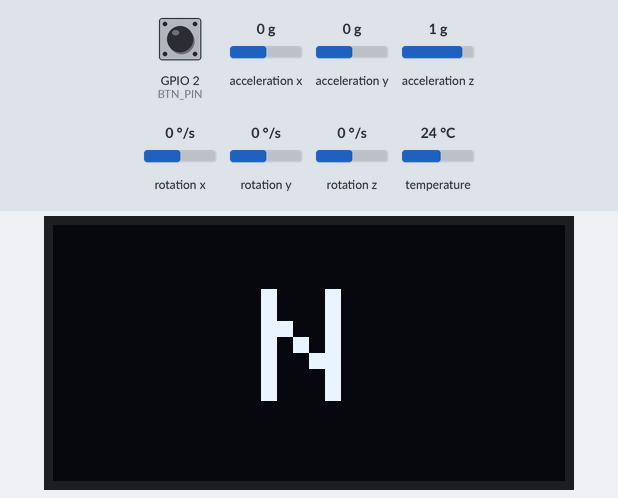
Recording of a sketch running on a simulated ESP32. Parts: 128×64 one-colour display. The test bench sets the inputs (shaded band); at power-on: acceleration y 0 g, GPIO 2 (BTN_PIN) HIGH, acceleration x 0 g, acceleration z 1 g, rotation x 0 °/s, rotation y 0 °/s, rotation z 0 °/s, temperature 24 °C. Random numbers use the default seed unless the sketch sets one.

Above: at 11.8 s.
11.9 s: acceleration y set to -1.4 g
At 13.3 s:
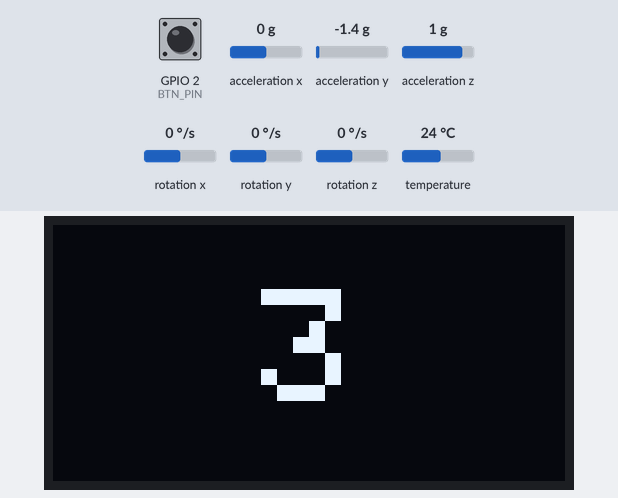
13.6 s: GPIO 2 (BTN_PIN) pulled LOW for 0.15 s
At 13.82 s:
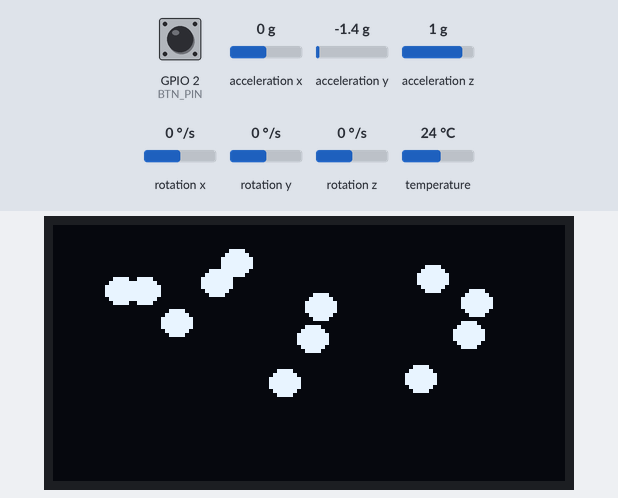
14.3 s: GPIO 2 (BTN_PIN) pulled LOW for 1 s
At 15.7 s:
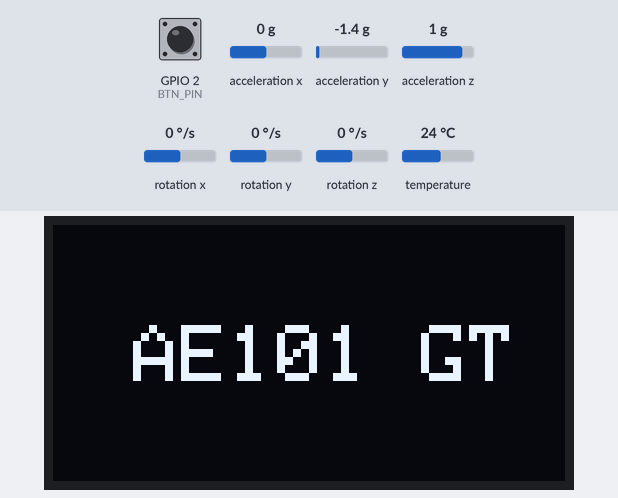
16.8 s: GPIO 2 (BTN_PIN) pulled LOW for 3.2 s
At 18.2 s:
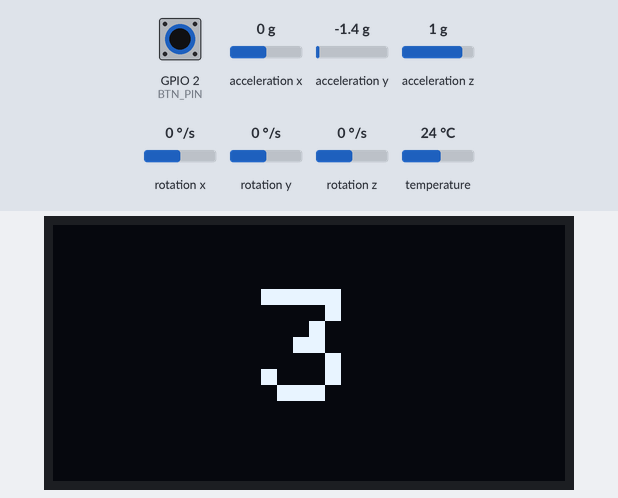
21.5 s: acceleration y set to 0.8 g
At 21.85 s:
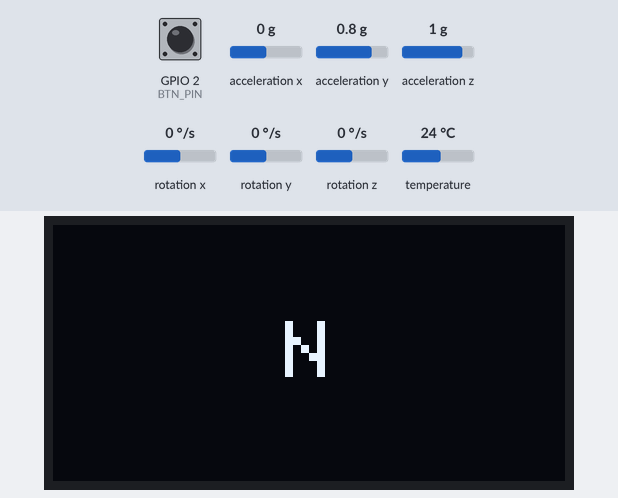
23.4 s: acceleration x set to -1.4 g
At 24.6 s:
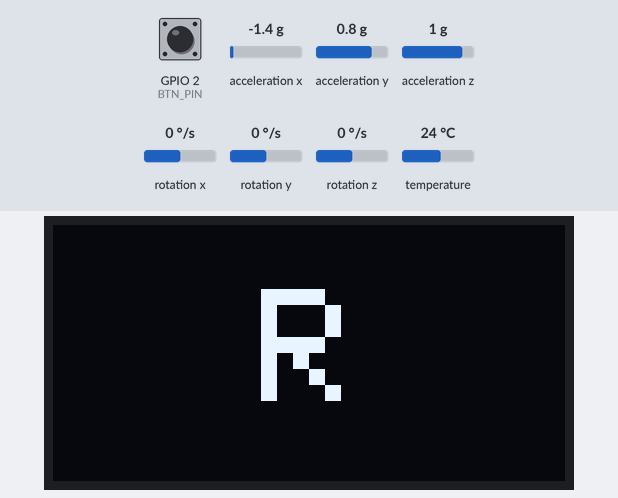
Timing chart, 0 to 26.0 s (numbered marks = the images above; inputs shaded):
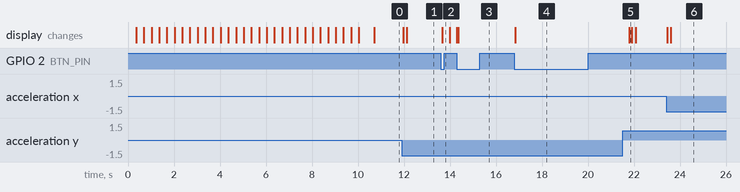

The sketch:

sketch_dec31c.ino
```cpp
#include <Wire.h>
#include <Adafruit_MPU6050.h>
#include <Adafruit_Sensor.h>
#include <Adafruit_GFX.h>
#include <Adafruit_SSD1306.h>

/* ---------------- CONFIG ---------------- */
#define SCREEN_WIDTH 128
#define SCREEN_HEIGHT 64
#define OLED_RESET   -1

#define SDA_PIN 4
#define SCL_PIN 5
#define BTN_PIN 2

#define FILTER_ALPHA 0.15f
#define NEUTRAL_DEADZONE 1.5

/* ---- FLUID TUNING ---- */
#define PARTICLE_COUNT 12
#define PARTICLE_FORCE 0.65
#define FLUID_DRAG     0.91
#define MAX_VEL        5.5

/* ---- GEAR TRANSITION ---- */
#define GEAR_ANIM_TIME 150

/* ---------------- OBJECTS ---------------- */
Adafruit_SSD1306 display(SCREEN_WIDTH, SCREEN_HEIGHT, &Wire, OLED_RESET);
Adafruit_MPU6050 mpu;

/* ---------------- MODES ---------------- */
enum Mode {
  MODE_SHIFTER,
  MODE_FLUID,
  MODE_LOGO
};
Mode currentMode = MODE_SHIFTER;

/* ---------------- STATE ---------------- */
float fax = 0, fay = 0;
float neutralX = 0, neutralY = 0;

bool lastBtn = HIGH;
unsigned long lastBtnTime = 0;

/* ---------------- GEAR ---------------- */
int currentGear = 0;
int lastGear = 0;
unsigned long gearAnimStart = 0;

/* ---------------- PARTICLES ---------------- */
struct Particle {
  float x, y;
  float vx, vy;
};
Particle particles[PARTICLE_COUNT];

float lastFax = 0, lastFay = 0;

/* ---------------- PROTOTYPES ---------------- */
void handleButton();
void autoCalibrateNeutral();
void updateGear();
void drawGearText();
void drawFluid();
void drawLogo();
void showIntro();

/* ---------------- SETUP ---------------- */
void setup() {
  pinMode(BTN_PIN, INPUT_PULLUP);
  Wire.begin(SDA_PIN, SCL_PIN);

  display.begin(SSD1306_SWITCHCAPVCC, 0x3C);
  display.setTextColor(SSD1306_WHITE);
  display.clearDisplay();
  display.display();

  showIntro();

  if (!mpu.begin()) while (1);

  mpu.setAccelerometerRange(MPU6050_RANGE_4_G);
  mpu.setFilterBandwidth(MPU6050_BAND_21_HZ);

  autoCalibrateNeutral();

  for (int i = 0; i < PARTICLE_COUNT; i++) {
    particles[i].x = random(15, SCREEN_WIDTH - 15);
    particles[i].y = random(15, SCREEN_HEIGHT - 15);
    particles[i].vx = 0;
    particles[i].vy = 0;
  }
}

/* ---------------- LOOP ---------------- */
void loop() {
  handleButton();

  sensors_event_t a,g,t;
  mpu.getEvent(&a,&g,&t);

  fax = fax * (1 - FILTER_ALPHA) + a.acceleration.x * FILTER_ALPHA;
  fay = fay * (1 - FILTER_ALPHA) + a.acceleration.y * FILTER_ALPHA;

  updateGear();

  switch (currentMode) {
    case MODE_SHIFTER: drawGearText(); break;
    case MODE_FLUID:   drawFluid();    break;
    case MODE_LOGO:    drawLogo();     break;
  }

  delay(25);
}

/* ---------------- INTRO ---------------- */
void showIntro() {
  for (int t = 0; t < 180; t++) {
    display.clearDisplay();
    int cx = SCREEN_WIDTH / 2;
    int cy = SCREEN_HEIGHT / 2;

    for (int i = 0; i < 12; i++) {
      float a = t * 0.05 + i;
      display.fillCircle(cx + cos(a) * 22, cy + sin(a) * 14, 1, SSD1306_WHITE);
    }

    display.setTextSize(2);
    display.setCursor(20, 18);
    display.print("AE101 GT");
    display.display();
    delay(30);
  }
}

/* ---------------- BUTTON ---------------- */
void handleButton() {
  bool now = digitalRead(BTN_PIN);
  if (now != lastBtn && millis() - lastBtnTime > 200) {
    lastBtnTime = millis();
    lastBtn = now;
    if (now == LOW) {
      currentMode = (Mode)((currentMode + 1) % 3);
    }
  }
}

/* ---------------- CALIBRATION ---------------- */
void autoCalibrateNeutral() {
  sensors_event_t a,g,t;
  float sx = 0, sy = 0;
  for (int i = 0; i < 50; i++) {
    mpu.getEvent(&a,&g,&t);
    sx += a.acceleration.x;
    sy += a.acceleration.y;
    delay(10);
  }
  neutralX = sx / 50;
  neutralY = sy / 50;
}

/* ---------------- GEAR DETECTION ---------------- */
void updateGear() {
  float x = fax - neutralX;
  float y = fay - neutralY;

  lastGear = currentGear;

  if (abs(x) < NEUTRAL_DEADZONE && abs(y) < NEUTRAL_DEADZONE) {
    currentGear = 0;
  } else {
    if (x < -1 && y < 0) currentGear = 1;
    else if (x < -1 && y > 0) currentGear = 2;
    else if (x > -1 && x < 1 && y < 0) currentGear = 3;
    else if (x > -1 && x < 1 && y > 0) currentGear = 4;
    else if (x > 1 && y < 0) currentGear = 5;
    else if (x > 1 && y > 0) currentGear = -1;
  }

  if (currentGear != lastGear) {
    gearAnimStart = millis();
  }
}

/* ---------------- GEAR DISPLAY ---------------- */
void drawGearText() {
  display.clearDisplay();

  String gearStr;
  switch (currentGear) {
    case -1: gearStr = "2"; break;
    case 0:  gearStr = "N"; break;
    case 1:  gearStr = "5"; break;
    case 2:  gearStr = "R"; break;
    case 3:  gearStr = "3"; break;
    case 4:  gearStr = "4"; break;
    case 5:  gearStr = "1"; break;
  }

  float anim = min(1.0f, (millis() - gearAnimStart) / (float)GEAR_ANIM_TIME);
  int textSize = 2 + anim * 2;

  int16_t x1, y1;
  uint16_t w, h;
  display.setTextSize(textSize);
  display.getTextBounds(gearStr, 0, 0, &x1, &y1, &w, &h);

  display.setCursor((SCREEN_WIDTH - w) / 2, (SCREEN_HEIGHT - h) / 2);
  display.print(gearStr);

  display.display();
}

/* ---------------- FLUID MODE ---------------- */
void drawFluid() {
  display.clearDisplay();

  float dx = -(fax - lastFax);
  float dy =  (fay - lastFay);

  for (int i = 0; i < PARTICLE_COUNT; i++) {
    particles[i].vx += dx * PARTICLE_FORCE;
    particles[i].vy += dy * PARTICLE_FORCE;

    particles[i].vx *= FLUID_DRAG;
    particles[i].vy *= FLUID_DRAG;

    particles[i].vx = constrain(particles[i].vx, -MAX_VEL, MAX_VEL);
    particles[i].vy = constrain(particles[i].vy, -MAX_VEL, MAX_VEL);

    particles[i].x += particles[i].vx;
    particles[i].y += particles[i].vy;

    if (particles[i].x < 6 || particles[i].x > SCREEN_WIDTH - 6)
      particles[i].vx *= -0.5;
    if (particles[i].y < 6 || particles[i].y > SCREEN_HEIGHT - 6)
      particles[i].vy *= -0.5;

    display.fillCircle(particles[i].x, particles[i].y, 3, SSD1306_WHITE);
    display.drawCircle(particles[i].x + 1, particles[i].y, 3, SSD1306_WHITE);
  }

  lastFax = fax;
  lastFay = fay;
  display.display();
}

/* ---------------- LOGO ---------------- */
void drawLogo() {
  display.clearDisplay();
  display.setTextSize(2);
  display.setCursor(20, 25);
  display.print("AE101 GT");
  display.display();
}
```

Measured:
- after the input at 11.9 s, the display: first changes after 0.07 s (image 1 shows a later state)
- after the input at 13.6 s, the display: changes after 0.06 s (image 2)
- after the input at 16.8 s, the display: changes at once (image 4)
- after the input at 21.5 s, the display: changes after 0.30 s (image 5)
- after the input at 23.4 s, the display: first changes at once (image 6 shows a later state)
